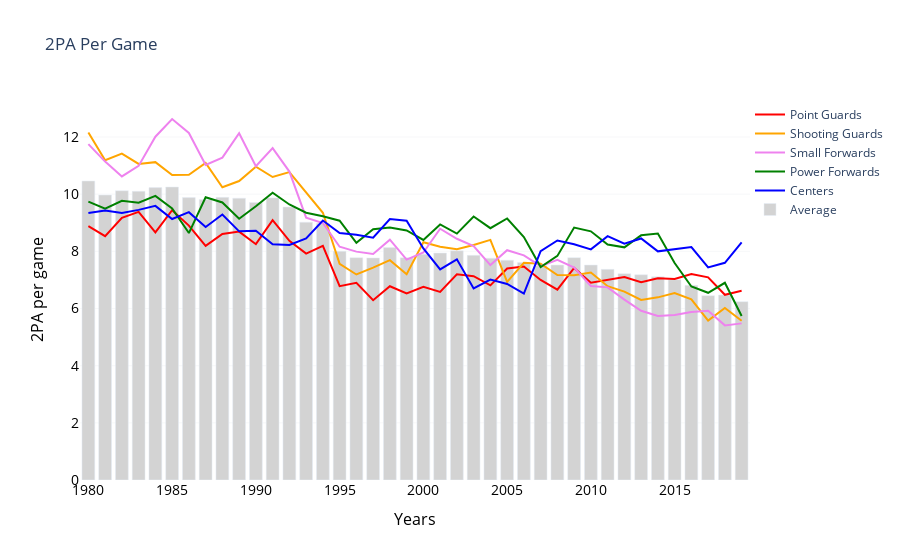

Source (notebook cell):
### Markdown cell above
<b>3.2.1 Average 2-Point Attempts Per Game</b> <br>
<p>Unlike the past sections, we're comparing more than one variable for these graphs. A line graph along with a bar graph to show a general average would be the neatest way to find trends.</p>

### Code cell
p2_pg = pygo.Scatter(x=att_yrs, y=att_pg['2PA_G'], 
                     name='Point Guards', marker=dict(color='red'))
p2_sg = pygo.Scatter(x=att_yrs, y=att_sg['2PA_G'], 
                     name='Shooting Guards', marker=dict(color='orange'))
p2_sf = pygo.Scatter(x=att_yrs, y=att_sf['2PA_G'], 
                     name='Small Forwards', marker=dict(color='violet'))
p2_pf = pygo.Scatter(x=att_yrs, y=att_pf['2PA_G'], 
                     name='Power Forwards', marker=dict(color='green'))
p2_c = pygo.Scatter(x=att_yrs, y=att_c['2PA_G'], 
                     name='Centers', marker=dict(color='blue'))
p2_avg = pygo.Bar(x=att_yrs, y=att_avg['2PA_G'],
                  name='Average', marker=dict(color='lightgray'))

data = [p2_pg,p2_sg,p2_sf,p2_pf,p2_c,p2_avg]
layout = pygo.Layout(
            title='2PA Per Game',
            xaxis=dict(
                    title='Years',
                    titlefont=dict(size=16, color='#000000'),
                    tickfont=dict(size=14, color='#000000')
                    ),
            yaxis=dict(
                    title='2PA per game',
                    titlefont=dict(size=16, color='#000000'),
                    tickfont=dict(size=14, color='#000000'),
                    showgrid=True, gridwidth=0.2, gridcolor = '#D7DBDD'
                    ),
            legend=dict(
                    x=1, y=1.0, bgcolor='white', bordercolor='white'
                    ),
            plot_bgcolor = 'white',
            barmode = 'group',
            bargap = 0.15,
            bargroupgap = 0.1
)
fig = pygo.Figure(data=data, layout=layout)
plot(fig)
fig.show()
HTML('''<script>
code_show=true; 
function code_toggle() {
 if (code_show){
 $('div.input').hide();
 } else {
 $('div.input').show();
 }
 code_show = !code_show
} 
$( document ).ready(code_toggle);
</script>
<form action="javascript:code_toggle()"><input type="submit" value="Toggle Code"></form>''')

### Figure 1 — Plotly figure (JSON) as saved in the notebook; plotly's stock layout.template omitted (floating-point values rounded to 4 significant figures)
{"data": [{"marker": {"color": "red"}, "name": "Point Guards", "type": "scatter", "x": [1980, 1981, 1982, 1983, 1984, 1985, 1986, 1987, 1988, 1989, 1990, 1991, 1992, 1993, 1994, 1995, 1996, 1997, 1998, 1999, 2000, 2001, 2002, 2003, 2004, 2005, 2006, 2007, 2008, 2009, 2010, 2011, 2012, 2013, 2014, 2015, 2016, 2017, 2018, 2019], "y": [8.88, 8.53, 9.17, 9.38, 8.66, 9.44, 8.9, 8.19, 8.61, 8.69, 8.25, 9.09, 8.37, 7.92, 8.19, 6.78, 6.9, 6.29, 6.78, 6.53, 6.76, 6.58, 7.2, 7.13, 6.81, 7.4, 7.47, 7, 6.66, 7.42, 6.9, 7.01, 7.1, 6.92, 7.06, 7.03, 7.21, 7.09, 6.48, 6.62]}, {"marker": {"color": "orange"}, "name": "Shooting Guards", "type": "scatter", "x": [1980, 1981, 1982, 1983, 1984, 1985, 1986, 1987, 1988, 1989, 1990, 1991, 1992, 1993, 1994, 1995, 1996, 1997, 1998, 1999, 2000, 2001, 2002, 2003, 2004, 2005, 2006, 2007, 2008, 2009, 2010, 2011, 2012, 2013, 2014, 2015, 2016, 2017, 2018, 2019], "y": [12.16, 11.19, 11.42, 11.06, 11.12, 10.67, 10.68, 11.09, 10.24, 10.46, 10.96, 10.6, 10.77, 10.05, 9.35, 7.56, 7.19, 7.43, 7.69, 7.2, 8.32, 8.16, 8.07, 8.22, 8.4, 6.93, 7.6, 7.57, 7.17, 7.16, 7.26, 6.78, 6.59, 6.3, 6.39, 6.54, 6.32, 5.58, 6.02, 5.57]}, {"marker": {"color": "violet"}, "name": "Small Forwards", "type": "scatter", "x": [1980, 1981, 1982, 1983, 1984, 1985, 1986, 1987, 1988, 1989, 1990, 1991, 1992, 1993, 1994, 1995, 1996, 1997, 1998, 1999, 2000, 2001, 2002, 2003, 2004, 2005, 2006, 2007, 2008, 2009, 2010, 2011, 2012, 2013, 2014, 2015, 2016, 2017, 2018, 2019], "y": [11.75, 11.14, 10.62, 10.99, 12.01, 12.63, 12.14, 11.02, 11.28, 12.13, 10.98, 11.61, 10.79, 9.18, 8.99, 8.16, 7.99, 7.91, 8.41, 7.71, 7.96, 8.79, 8.44, 8.18, 7.52, 8.04, 7.86, 7.48, 7.7, 7.43, 6.79, 6.74, 6.31, 5.92, 5.74, 5.77, 5.88, 5.92, 5.41, 5.48]}, {"marker": {"color": "green"}, "name": "Power Forwards", "type": "scatter", "x": [1980, 1981, 1982, 1983, 1984, 1985, 1986, 1987, 1988, 1989, 1990, 1991, 1992, 1993, 1994, 1995, 1996, 1997, 1998, 1999, 2000, 2001, 2002, 2003, 2004, 2005, 2006, 2007, 2008, 2009, 2010, 2011, 2012, 2013, 2014, 2015, 2016, 2017, 2018, 2019], "y": [9.74, 9.49, 9.77, 9.7, 9.94, 9.5, 8.64, 9.89, 9.71, 9.14, 9.58, 10.05, 9.64, 9.35, 9.23, 9.07, 8.3, 8.77, 8.83, 8.73, 8.4, 8.94, 8.62, 9.22, 8.81, 9.15, 8.5, 7.45, 7.84, 8.83, 8.7, 8.24, 8.14, 8.56, 8.62, 7.59, 6.77, 6.55, 6.9, 5.74]}, {"marker": {"color": "blue"}, "name": "Centers", "type": "scatter", "x": [1980, 1981, 1982, 1983, 1984, 1985, 1986, 1987, 1988, 1989, 1990, 1991, 1992, 1993, 1994, 1995, 1996, 1997, 1998, 1999, 2000, 2001, 2002, 2003, 2004, 2005, 2006, 2007, 2008, 2009, 2010, 2011, 2012, 2013, 2014, 2015, 2016, 2017, 2018, 2019], "y": [9.34, 9.43, 9.34, 9.45, 9.59, 9.13, 9.37, 8.85, 9.29, 8.7, 8.72, 8.25, 8.22, 8.45, 9.08, 8.64, 8.58, 8.48, 9.13, 9.07, 8.1, 7.37, 7.72, 6.7, 7.01, 6.86, 6.52, 8.01, 8.38, 8.25, 8.07, 8.53, 8.27, 8.45, 8, 8.08, 8.15, 7.44, 7.6, 8.31]}, {"marker": {"color": "lightgray"}, "name": "Average", "type": "bar", "x": [1980, 1981, 1982, 1983, 1984, 1985, 1986, 1987, 1988, 1989, 1990, 1991, 1992, 1993, 1994, 1995, 1996, 1997, 1998, 1999, 2000, 2001, 2002, 2003, 2004, 2005, 2006, 2007, 2008, 2009, 2010, 2011, 2012, 2013, 2014, 2015, 2016, 2017, 2018, 2019], "y": [10.46, 9.97, 10.12, 10.1, 10.23, 10.25, 9.88, 9.81, 9.89, 9.86, 9.71, 9.87, 9.55, 9.02, 8.98, 8, 7.78, 7.77, 8.13, 7.78, 7.9, 7.94, 8.02, 7.86, 7.76, 7.69, 7.61, 7.5, 7.52, 7.78, 7.52, 7.37, 7.22, 7.18, 7.11, 7.01, 6.81, 6.45, 6.47, 6.24]}], "layout": {"bargap": 0.15, "bargroupgap": 0.1, "barmode": "group", "legend": {"bgcolor": "white", "bordercolor": "white", "x": 1, "y": 1}, "plot_bgcolor": "white", "title": {"text": "2PA Per Game"}, "xaxis": {"tickfont": {"color": "#000000", "size": 14}, "title": {"font": {"color": "#000000", "size": 16}, "text": "Years"}}, "yaxis": {"gridcolor": "#D7DBDD", "gridwidth": 0.2, "showgrid": true, "tickfont": {"color": "#000000", "size": 14}, "title": {"font": {"color": "#000000", "size": 16}, "text": "2PA per game"}}}}
